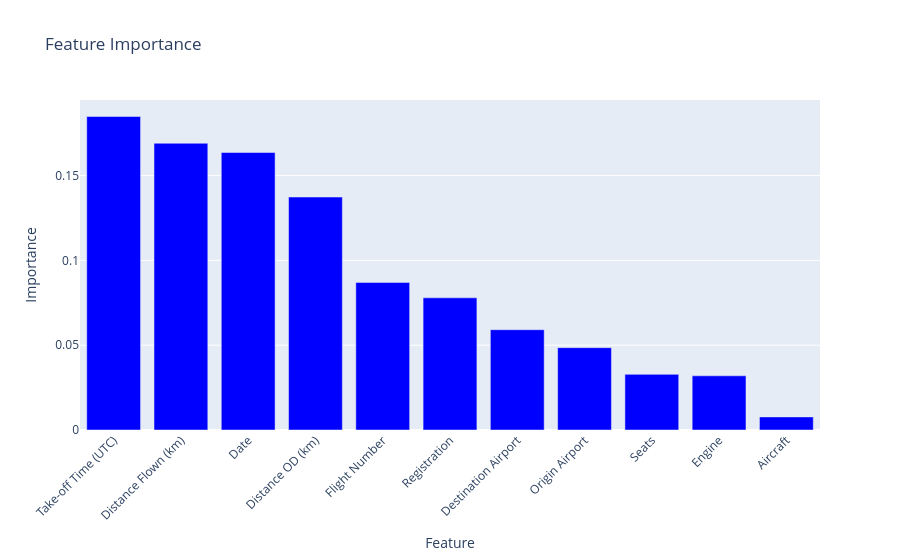

Write notebook code for a chart like this one.
### Code cell
# Same with random forest regressor
from sklearn.ensemble import RandomForestRegressor

# define the model
model = RandomForestRegressor()
# define the parameter grid for RandomizedSearchCV
param_dist = {
    "n_estimators": randint(50, 200),
    "max_depth": randint(2, 10),
    "min_samples_split": randint(2, 10),
    "min_samples_leaf": randint(1, 10),
    "max_features": ["auto", "sqrt"],
}
# perform Randomized search with cross validation
grid_search = RandomizedSearchCV(
    model,
    param_distributions=param_dist,
    n_iter=10,
    scoring="neg_mean_squared_error",
    cv=KFold(n_splits=5, shuffle=True, random_state=42),
    verbose=1,
    n_jobs=-1,
)
grid_search.fit(X_train, y_train)
print("Best parameters: ", grid_search.best_params_)
print("Best score: ", grid_search.best_score_)
# fit the model with the best parameters
model = grid_search.best_estimator_
model.fit(X_train, y_train)
# make predictions on the test set
y_pred = model.predict(X_test)
# calculate the mean squared error and r squared
mse = mean_squared_error(y_test, y_pred)
rmse = np.sqrt(mse)
r2 = r2_score(y_test, y_pred)
print("Mean squared error: ", mse)
print("Root mean squared error: ", rmse)
print("R squared: ", r2)
# plot feature importance
importances = model.feature_importances_
indices = np.argsort(importances)[::-1]
fig = px.bar(
    y=importances[indices],
    x=data[input_features].columns[indices],
    labels={"x": "Feature", "y": "Importance"},
    title="Feature Importance",
)
fig.update_traces(marker_color="blue")
fig.update_layout(xaxis_tickangle=-45)
fig.show()

### Figure 1 — Plotly figure (JSON) as saved in the notebook; plotly's stock layout.template omitted (floating-point values rounded to 4 significant figures)
{"data": [{"hovertemplate": "Feature=%{x}<br>Importance=%{y}<extra></extra>", "legendgroup": "", "marker": {"color": "blue", "pattern": {"shape": ""}}, "name": "", "orientation": "v", "showlegend": false, "textposition": "auto", "type": "bar", "x": ["Take-off Time (UTC)", "Distance Flown (km)", "Date", "Distance OD (km)", "Flight Number", "Registration", "Destination Airport", "Origin Airport", "Seats", "Engine", "Aircraft"], "xaxis": "x", "y": [0.1848, 0.1691, 0.1636, 0.1373, 0.08702, 0.07795, 0.05914, 0.04855, 0.0328, 0.03196, 0.007716], "yaxis": "y"}], "layout": {"barmode": "relative", "legend": {"tracegroupgap": 0}, "title": {"text": "Feature Importance"}, "xaxis": {"anchor": "y", "domain": [0, 1], "tickangle": -45, "title": {"text": "Feature"}}, "yaxis": {"anchor": "x", "domain": [0, 1], "title": {"text": "Importance"}}}}
